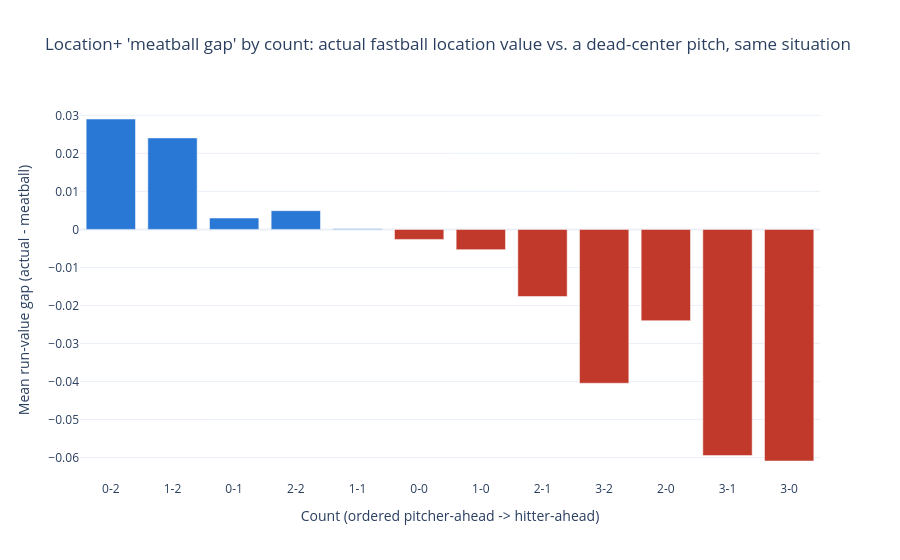

This figure's notebook cell:
### Code cell
fig = go.Figure(go.Bar(
    x=gap_by_count.index,
    y=gap_by_count["mean"],
    marker_color=["#c0392b" if v < 0 else "#2a78d6" for v in gap_by_count["mean"]],
))
fig.update_layout(
    title="Location+ 'meatball gap' by count: actual fastball location value vs. a dead-center pitch, same situation",
    xaxis_title="Count (ordered pitcher-ahead -> hitter-ahead)",
    yaxis_title="Mean run-value gap (actual - meatball)",
    template="plotly_white",
)
fig.show()

### Figure 1 — Plotly figure (JSON) as saved in the notebook; plotly's stock layout.template omitted (floating-point values rounded to 4 significant figures)
{"data": [{"marker": {"color": ["#2a78d6", "#2a78d6", "#2a78d6", "#2a78d6", "#2a78d6", "#c0392b", "#c0392b", "#c0392b", "#c0392b", "#c0392b", "#c0392b", "#c0392b"]}, "type": "bar", "x": ["0-2", "1-2", "0-1", "2-2", "1-1", "0-0", "1-0", "2-1", "3-2", "2-0", "3-1", "3-0"], "y": [0.02904, 0.02407, 0.002991, 0.004925, 0.0001914, -0.002637, -0.005324, -0.01766, -0.04048, -0.02402, -0.0595, -0.06093]}], "layout": {"title": {"text": "Location+ 'meatball gap' by count: actual fastball location value vs. a dead-center pitch, same situation"}, "xaxis": {"title": {"text": "Count (ordered pitcher-ahead -> hitter-ahead)"}}, "yaxis": {"title": {"text": "Mean run-value gap (actual - meatball)"}}}}
